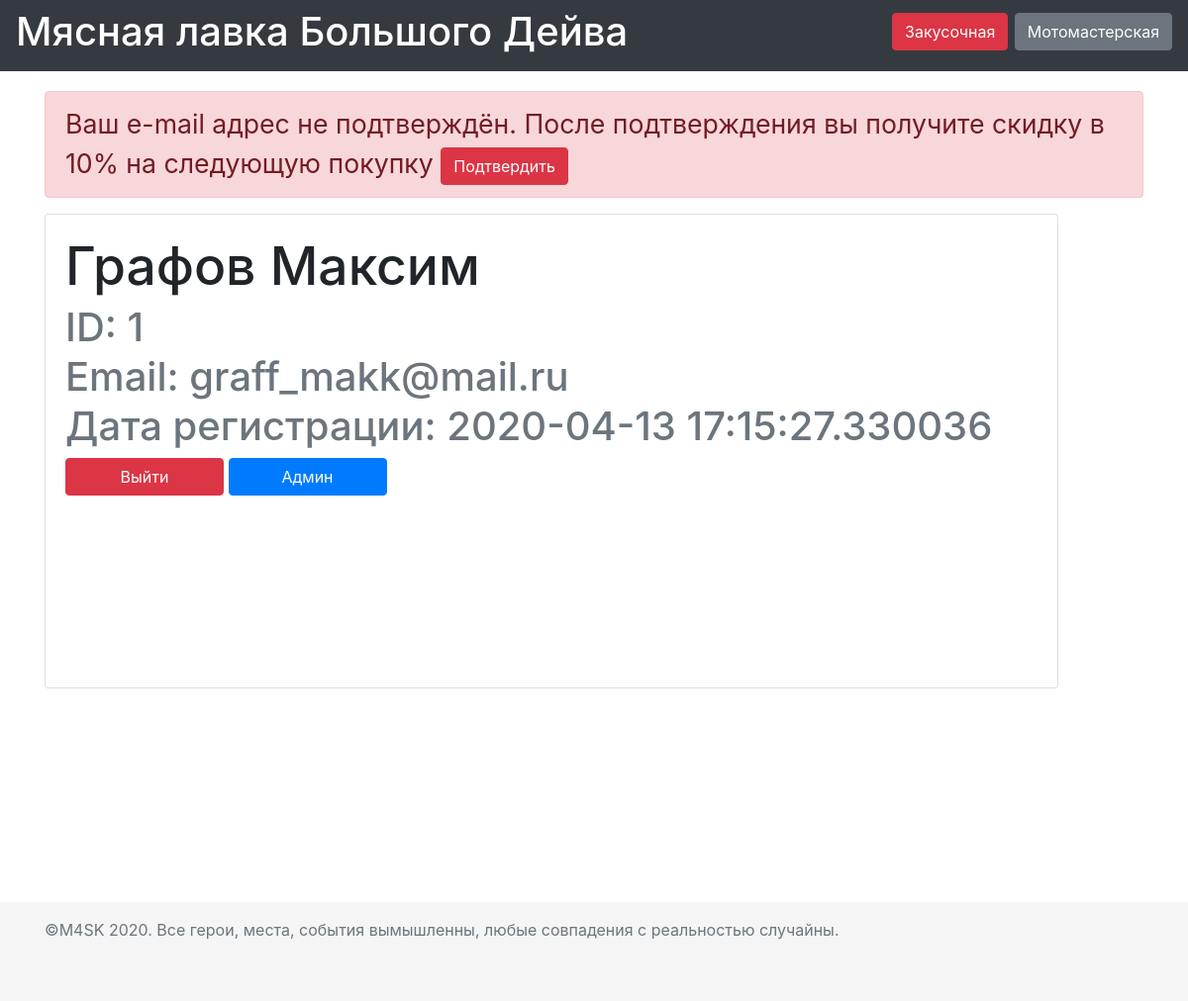
The page /profile (signed in) on the database as committed earlier.
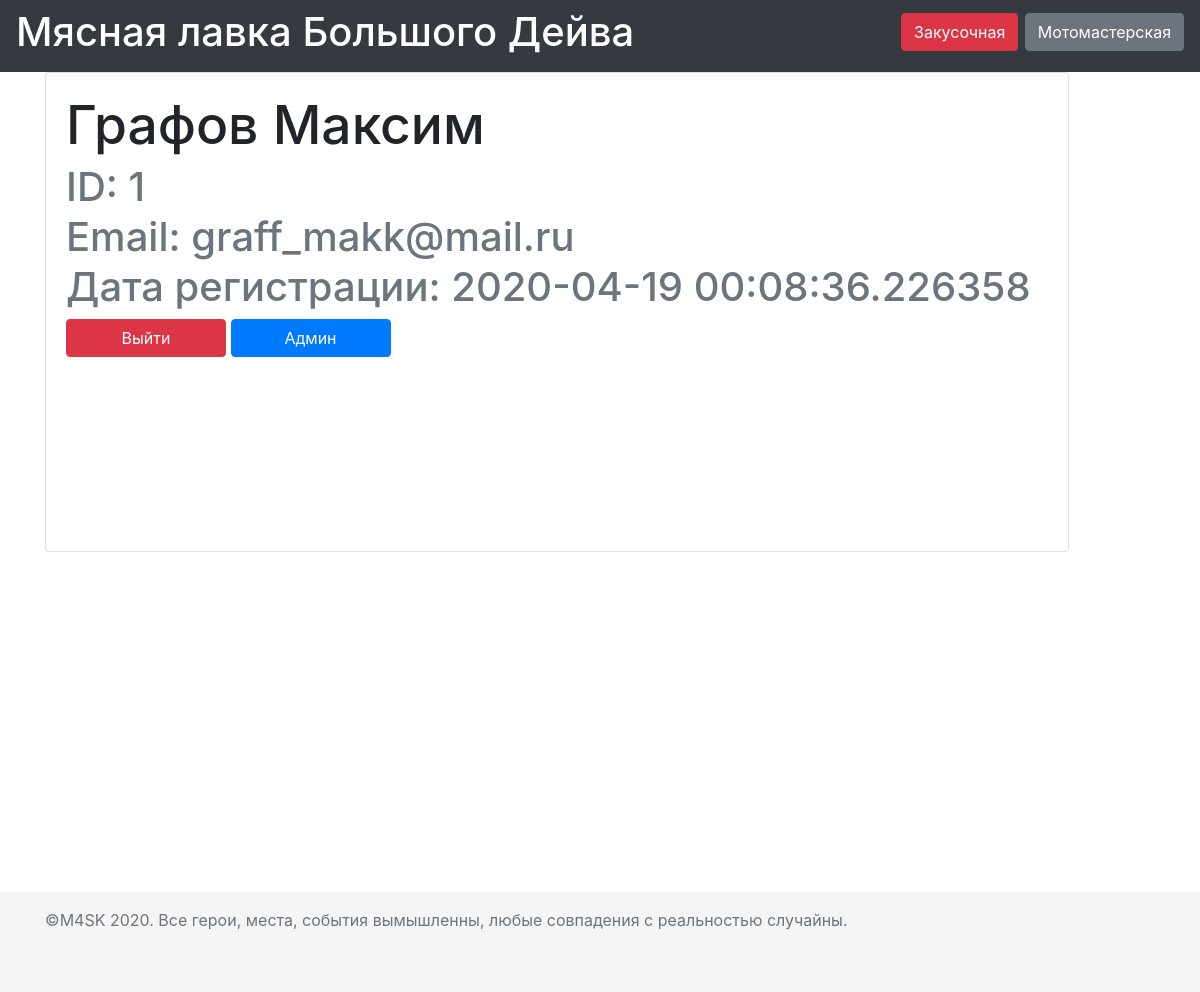
The same page on the database as committed later.
### data/User.py (models this page shows, shortened)
class User(SqlAlchemyBase, UserMixin, SerializerMixin):
    __tablename__ = 'users'
    id = sqlalchemy.Column(sqlalchemy.Integer, primary_key=True, autoincrement=True)
    name = sqlalchemy.Column(sqlalchemy.String, nullable=True)
    surname = sqlalchemy.Column(sqlalchemy.String, nullable=True)
    email = sqlalchemy.Column(sqlalchemy.String, index=True, unique=True, nullable=True)
    confirm_email = sqlalchemy.Column(sqlalchemy.Boolean, nullable=True)
    code = sqlalchemy.Column(sqlalchemy.String, nullable=True)
    status = sqlalchemy.Column(sqlalchemy.String, nullable=True, default='standard')
    hashed_password = sqlalchemy.Column(sqlalchemy.String, nullable=True)
    created_date = sqlalchemy.Column(sqlalchemy.DateTime, default=datetime.datetime.now)
    Cart = orm.relation("Cart", back_populates='user')
    comment = orm.relation("Comment", back_populates='user')
    Discount = orm.relation("Discount", back_populates='user')

### flask_app.py (the view)
    @app.route('/profile')
    def profile():
        if current_user.is_authenticated:
            return render_template('profile.html', title=f'{current_user.surname} {current_user.name}',
                                   user=current_user)
        else:
            return redirect('/login')

### data/db_session.py (called while the page is built)
def create_session() -> Session:
    global __factory
    return __factory()

### templates/profile.html
{% extends "base_register_login.html" %}
{% block content %}
{% if user.confirm_email == 0 %}
<p class="alert alert-danger" role="alert">Ваш e-mail адрес не подтверждён. После подтверждения вы получите скидку в 10%
    на следующую покупку <a href="/confirm" class="btn btn-danger">Подтвердить</a></p>
{% endif %}
<div class="card" style="width: 64rem; height: 30rem;">
    <div class="card-body">
        <h5 class="card-title" style="font-size: 40pt;">{{ user.surname }} {{ user.name }}</h5>
        <h6 class="card-subtitle mb-2 text-muted" style="font-size: 30pt;">ID: {{ user.id }}</h6>
        <h6 class="card-subtitle mb-2 text-muted" style="font-size: 30pt;">Email: {{ user.email }}</h6>
        <h6 class="card-subtitle mb-2 text-muted" style="font-size: 30pt;">Дата регистрации: {{ user.created_date
            }}</h6>
        <a href="/logout" class="btn btn-danger" style="width: 10rem; height: 2,5rem;">Выйти</a>
        {% if user.status == 'admin' %}
        <a href="/admin" class="btn btn-primary" style="width: 10rem; height: 2,5rem;">Админ</a>
        {% endif %}
    </div>
</div>
{% endblock %}

Rows that differ between the two databases and show on the page:
changed User "Графов": created_date "2020-04-13 17:15:27.330036" → "2020-04-19 00:08:36.226358"; confirm_email False → True (drawn)
Other text that changed with them:
text no longer shown: "Ваш e-mail адрес не подтверждён. После подтверждения вы получите скидку в 10% на следующую покупку Подтвердить"
